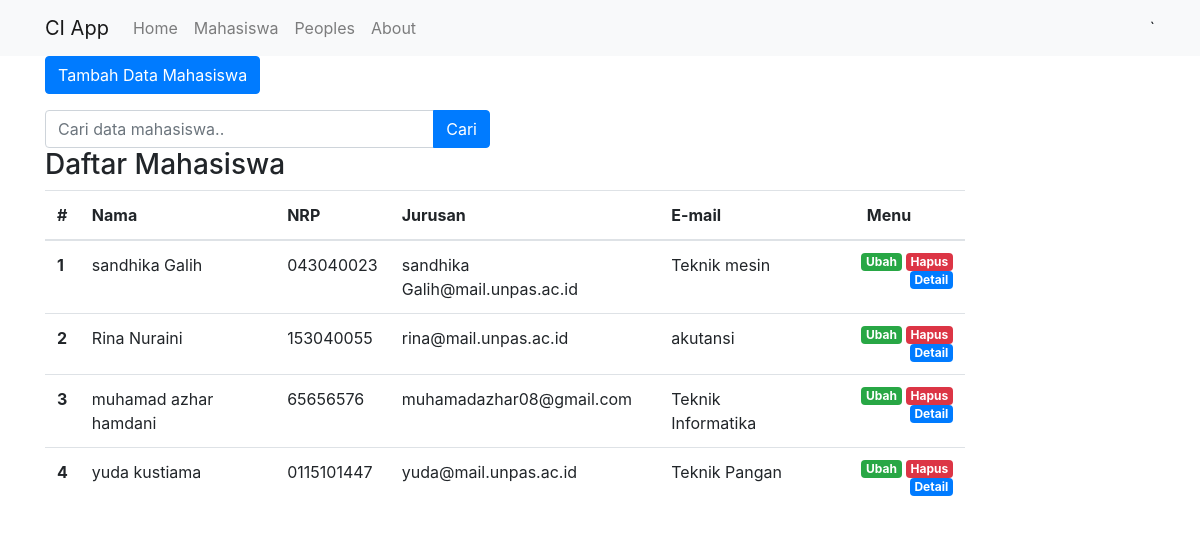
/index.php/mahasiswa, run on an earlier commit of the app's database.
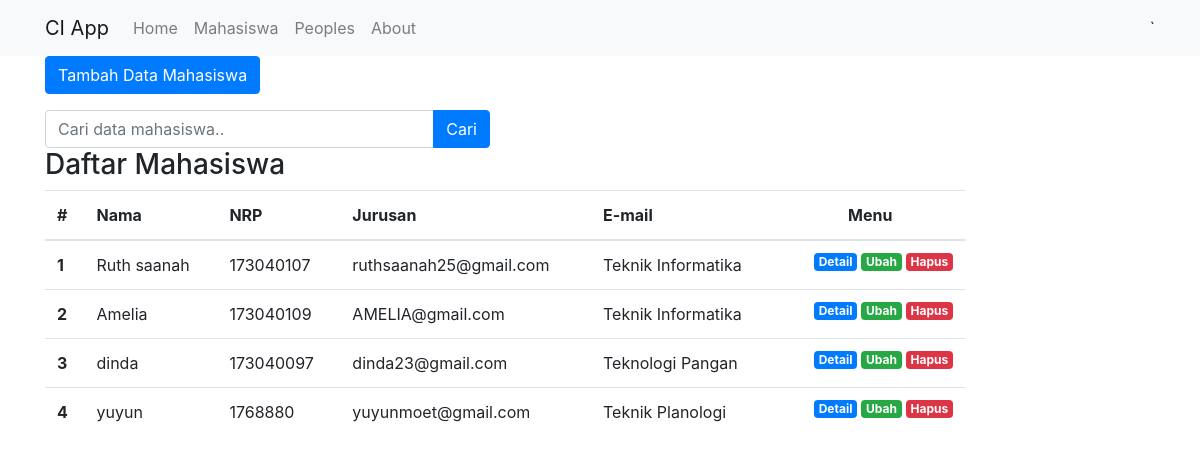
And on a later commit of the database.
### tables this page shows
CREATE TABLE `mahasiswa` (
  `id` int(250) NOT NULL,
  `nama` varchar(100) NOT NULL,
  `nrp` varchar(100) NOT NULL,
  `email` varchar(100) NOT NULL,
  `jurusan` varchar(100) NOT NULL
);

### application/controllers/Mahasiswa.php (called while the page is built, shortened)
<?php
class Mahasiswa extends CI_Controller
{
    public function __construct(){
        $this->load->model('Mahasiswa_model');
        $this->load->library('form_validation');
    }
    public function index(){
        $data['judul'] = 'Daftar Mahasiswa';
        $data['mahasiswa'] = $this->Mahasiswa_model->getAllMahasiswa();
        $this->load->view('templates/header', $data);
        $this->load->view('mahasiswa/index', $data);
        $this->load->view('templates/footer');
    }
}

### index.php (called while the page is built, shortened)
<?php
require_once BASEPATH.'core/CodeIgniter.php';

### application/models/Mahasiswa_model.php (called while the page is built, shortened)
<?php
class Mahasiswa_model extends CI_model {
    public function getAllMahasiswa(){
        return $this->db->get('mahasiswa')->result_array();
    }
}

### application/views/mahasiswa/index.php (the view, shortened to what this page needs)
<div class="container">
  	<div class="row">
  			<div class="col-md-6">
				<a href="<?php base_url(); ?>mahasiswa/tambah" class="btn btn-primary">Tambah Data Mahasiswa</a>
			</div>
  			<div class="col-10">
  				<div class="row mt-3">
			        <div class="col-md-6">
			            <form action="" method="post">
			                <div class="input-group">
			                    <input type="text" class="form-control" placeholder="Cari data mahasiswa.." name="keyword">
			                    <div class="input-group-append">
			                        <button class="btn btn-primary" type="submit">Cari</button>
			                    </div>
			                </div>
			            </form>
			        </div>
			    </div>
  				<h3>Daftar Mahasiswa</h3>
				<?php $i=0; ?><table class="table">
				  <thead >
				    <tr>
				      <th>#</th>
				      <th>Nama</th>
				      <th>NRP</th>
					  <th>Jurusan</th>
				      <th>E-mail</th>
				      <th><center>Menu</center></th>
				    </tr>
				  </thead>
				  <tbody>
				  	<?php foreach ($mahasiswa as $mhs) : ?>
					    <tr>
					      <th><?php  echo $i=$i+1;?></th>
					      <td><?= $mhs['nama']; ?></td>
					      <td><?= $mhs['nrp']; ?></td>
					      <td><?= $mhs['email']; ?></td>
					      <td><?= $mhs['jurusan']; ?></td>
					      <td>
					      	<a href="<?= base_url(); ?>mahasiswa/hapus/<?= $mhs['id']; ?>" class="badge badge-danger float-right ml-1" onclick="return confirm('apakah anda yakin ingin menghapus data ini ?')">Hapus</a>
					      	<a href="<?= base_url(); ?>mahasiswa/ubah/<?= $mhs['id']; ?>" class="badge badge-success float-right ml-1">Ubah</a>
					      	<a href="<?= base_url(); ?>mahasiswa/detail/<?= $mhs['id']; ?>" class="badge badge-primary float-right ml-1">Detail</a>
					      </td>
					    </tr>
					<?php endforeach ?>
				 </tbody>
				</table>
  			</div>
  	</div>
</div>

### application/views/templates/header.php (shortened to what this page needs)
<!doctype html>
<html lang="en">
  <head>
    <link rel="stylesheet" href="https://stackpath.bootstrapcdn.com/bootstrap/4.3.1/css/bootstrap.min.css">
  </head>
  <body>
		<nav class="navbar navbar-expand-lg navbar-light bg-light">
	   		<div class="container">
				  <a class="navbar-brand" href="#">CI App</a>
				  <div class="collapse navbar-collapse" id="navbarNav">
					<ul class="navbar-nav">
						<li class="nav-item ">
							<a class="nav-link" href="<?php base_url(); ?>home">Home <span class="sr-only">(current)</span></a>
						</li>
						<li class="nav-item">
							<a class="nav-link" href="<?php base_url(); ?>mahasiswa">Mahasiswa</a>
						</li>
						<li class="nav-item">
							<a class="nav-link" href="<?php base_url(); ?>peoples">Peoples</a>
						</li>
						<li class="nav-item">
							<a class="nav-link" href="#">About</a>
						</li>
				    </ul>
				  </div>
		 `	</div>
		</nav>

### application/views/templates/footer.php (shortened to what this page needs)
  </body>
</html>

What changed in the data, as far as the page shows it:
removed mahasiswa: i "2", nama "Rina Nuraini", nrp "153040055", email "rina@mail.unpas.ac.id", jurusan "akutansi"
removed mahasiswa: i "4", nama "yuda kustiama", nrp "0115101447", email "yuda@mail.unpas.ac.id", jurusan "Teknik Pangan"
added mahasiswa: nama "Ruth saanah", nrp "173040107", email "ruthsaanah25@gmail.com", jurusan "Teknik Informatika"
changed mahasiswa: i "1" → "2"; nama "sandhika Galih" → "Amelia"; nrp "043040023" → "173040109"; email "sandhika Galih@mail.unpas.ac.id" → "AMELIA@gmail.com"; jurusan "Teknik mesin" → "Teknik Informatika"
changed mahasiswa: nama "muhamad azhar hamdani" → "dinda"; nrp "65656576" → "173040097"; email "muhamadazhar08@gmail.com" → "dinda23@gmail.com"; jurusan "Teknik Informatika" → "Teknologi Pangan"
added mahasiswa: i "4", nama "yuyun", nrp "1768880", email "yuyunmoet@gmail.com", jurusan "Teknik Planologi"
